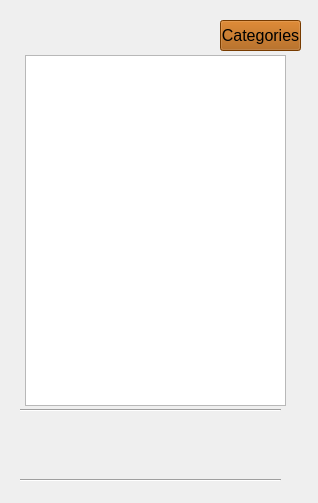
<?xml version="1.0" encoding="UTF-8"?>
<ui version="4.0">
 <class>MainWindow</class>
 <widget class="QMainWindow" name="MainWindow">
  <property name="geometry">
   <rect>
    <x>0</x>
    <y>0</y>
    <width>318</width>
    <height>503</height>
   </rect>
  </property>
  <property name="windowTitle">
   <string>Bukin</string>
  </property>
  <property name="windowIcon">
   <iconset>
    <normalon>:/Imagenes/BookSeller-Logo.png</normalon>
   </iconset>
  </property>
  <widget class="QWidget" name="centralWidget">
   <widget class="QLabel" name="mainFondoLabel">
    <property name="enabled">
     <bool>true</bool>
    </property>
    <property name="geometry">
     <rect>
      <x>-1</x>
      <y>-2</y>
      <width>321</width>
      <height>551</height>
     </rect>
    </property>
    <property name="focusPolicy">
     <enum>Qt::NoFocus</enum>
    </property>
    <property name="autoFillBackground">
     <bool>false</bool>
    </property>
    <property name="styleSheet">
     <string notr="true"/>
    </property>
    <property name="text">
     <string/>
    </property>
    <property name="pixmap">
     <pixmap resource="pics.qrc">:/Imagenes/Hoja.JPG</pixmap>
    </property>
    <property name="scaledContents">
     <bool>true</bool>
    </property>
   </widget>
   <widget class="QPushButton" name="homePB">
    <property name="geometry">
     <rect>
      <x>20</x>
      <y>420</y>
      <width>61</width>
      <height>61</height>
     </rect>
    </property>
    <property name="autoFillBackground">
     <bool>false</bool>
    </property>
    <property name="styleSheet">
     <string notr="true"/>
    </property>
    <property name="text">
     <string/>
    </property>
    <property name="icon">
     <iconset>
      <normalon>:/Imagenes/Animals-Dog-House-icon.png</normalon>
     </iconset>
    </property>
    <property name="iconSize">
     <size>
      <width>50</width>
      <height>50</height>
     </size>
    </property>
    <property name="flat">
     <bool>true</bool>
    </property>
   </widget>
   <widget class="Line" name="line">
    <property name="windowModality">
     <enum>Qt::NonModal</enum>
    </property>
    <property name="geometry">
     <rect>
      <x>20</x>
      <y>460</y>
      <width>261</width>
      <height>41</height>
     </rect>
    </property>
    <property name="orientation">
     <enum>Qt::Horizontal</enum>
    </property>
   </widget>
   <widget class="QPushButton" name="myBooksPB">
    <property name="geometry">
     <rect>
      <x>90</x>
      <y>420</y>
      <width>61</width>
      <height>61</height>
     </rect>
    </property>
    <property name="text">
     <string/>
    </property>
    <property name="icon">
     <iconset>
      <normalon>:/Imagenes/mislibros.PNG</normalon>
     </iconset>
    </property>
    <property name="iconSize">
     <size>
      <width>50</width>
      <height>50</height>
     </size>
    </property>
    <property name="flat">
     <bool>true</bool>
    </property>
   </widget>
   <widget class="QPushButton" name="favoritesPB">
    <property name="geometry">
     <rect>
      <x>160</x>
      <y>420</y>
      <width>61</width>
      <height>61</height>
     </rect>
    </property>
    <property name="text">
     <string/>
    </property>
    <property name="icon">
     <iconset resource="pics.qrc">
      <normaloff>:/Imagenes/060_-_book-512.png</normaloff>:/Imagenes/060_-_book-512.png</iconset>
    </property>
    <property name="iconSize">
     <size>
      <width>80</width>
      <height>80</height>
     </size>
    </property>
    <property name="flat">
     <bool>true</bool>
    </property>
   </widget>
   <widget class="QPushButton" name="profilePB">
    <property name="geometry">
     <rect>
      <x>230</x>
      <y>420</y>
      <width>61</width>
      <height>61</height>
     </rect>
    </property>
    <property name="text">
     <string/>
    </property>
    <property name="icon">
     <iconset>
      <normalon>:/Imagenes/profile.png</normalon>
     </iconset>
    </property>
    <property name="iconSize">
     <size>
      <width>50</width>
      <height>60</height>
     </size>
    </property>
    <property name="flat">
     <bool>true</bool>
    </property>
   </widget>
   <widget class="Line" name="line_2">
    <property name="geometry">
     <rect>
      <x>20</x>
      <y>400</y>
      <width>261</width>
      <height>20</height>
     </rect>
    </property>
    <property name="orientation">
     <enum>Qt::Horizontal</enum>
    </property>
   </widget>
   <widget class="QPushButton" name="categoriesPB">
    <property name="geometry">
     <rect>
      <x>220</x>
      <y>20</y>
      <width>81</width>
      <height>31</height>
     </rect>
    </property>
    <property name="font">
     <font>
      <pointsize>12</pointsize>
     </font>
    </property>
    <property name="autoFillBackground">
     <bool>false</bool>
    </property>
    <property name="styleSheet">
     <string notr="true">background-color: rgb(166, 83, 0);</string>
    </property>
    <property name="text">
     <string>Categories</string>
    </property>
    <property name="checkable">
     <bool>false</bool>
    </property>
    <property name="default">
     <bool>false</bool>
    </property>
    <property name="flat">
     <bool>false</bool>
    </property>
   </widget>
   <widget class="QListWidget" name="listWidget">
    <property name="geometry">
     <rect>
      <x>25</x>
      <y>55</y>
      <width>261</width>
      <height>351</height>
     </rect>
    </property>
   </widget>
  </widget>
 </widget>
 <layoutdefault spacing="6" margin="11"/>
 <resources>
  <include location="pics.qrc"/>
 </resources>
 <connections/>
</ui>
